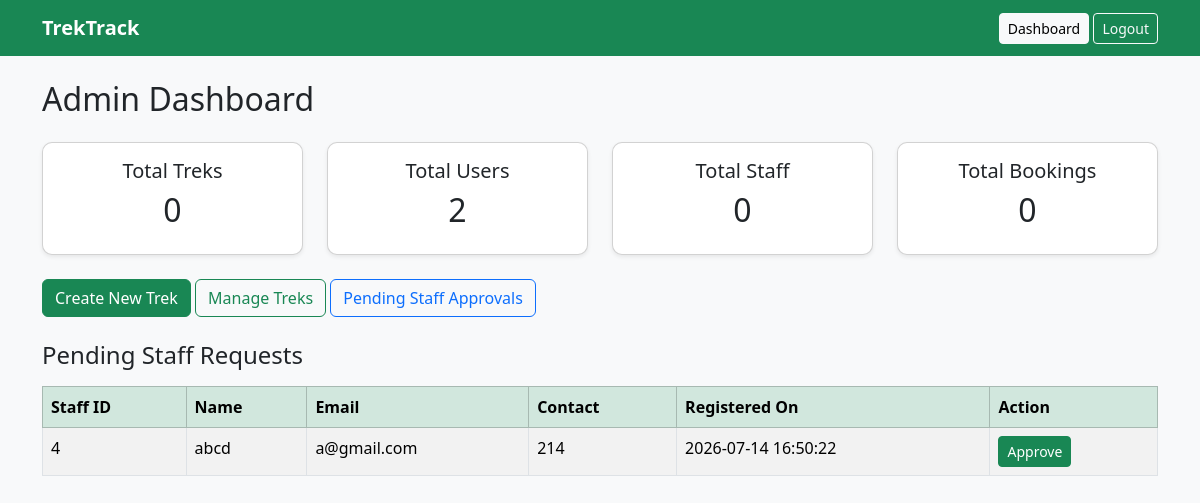
The page /dashboard (signed in) on the database as committed earlier.
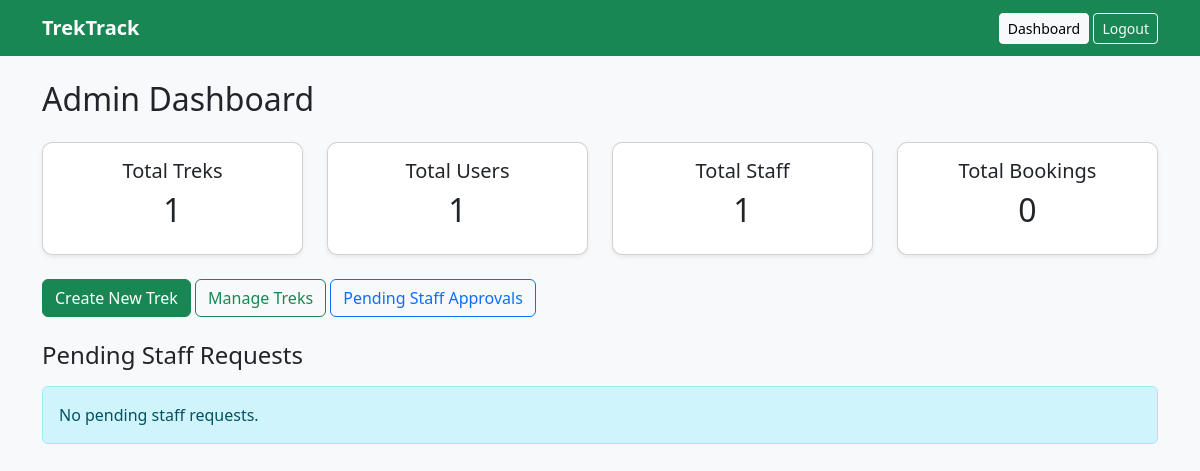
The same page on the database as committed later.
### tables this page shows
CREATE TABLE users (
    user_id INTEGER PRIMARY KEY AUTOINCREMENT,
    name TEXT NOT NULL,
    email TEXT NOT NULL COLLATE NOCASE UNIQUE,
    password_hash TEXT NOT NULL,
    role TEXT NOT NULL CHECK(role IN ('admin', 'staff', 'user')),
    contact TEXT,
    is_approved INTEGER NOT NULL DEFAULT 1 CHECK(is_approved IN (0, 1)),
    is_blacklisted INTEGER NOT NULL DEFAULT 0 CHECK(is_blacklisted IN (0, 1)),
    created_at TEXT NOT NULL DEFAULT CURRENT_TIMESTAMP
);

### app.py (the view, shortened to what this page needs)
@app.route("/dashboard")
@login_required
def dashboard():
    db = get_db()
    if g.user["role"] == "admin":
        stats = {
            "treks": db.execute(
                "SELECT COUNT(*) FROM treks WHERE is_archived = 0"
            ).fetchone()[0],
            "users": db.execute(
                "SELECT COUNT(*) FROM users WHERE role = 'user'"
            ).fetchone()[0],
            "staff": db.execute(
                "SELECT COUNT(*) FROM users WHERE role = 'staff' AND is_approved = 1"
            ).fetchone()[0],
            "bookings": db.execute(
                "SELECT COUNT(*) FROM bookings"
            ).fetchone()[0],
        }
        pending_staff = db.execute("""
            SELECT *
            FROM users
            WHERE role = 'staff' AND is_approved = 0
            ORDER BY created_at DESC
        """).fetchall()
        return render_template(
            "admin_dashboard.html",
            stats=stats,
            pending_staff=pending_staff,
        )

### app.py (called while the page is built)
def get_db():
    if "db" not in g:
        Path(app.config["DATABASE"]).parent.mkdir(parents=True, exist_ok=True)
        g.db = sqlite3.connect(app.config["DATABASE"])
        g.db.row_factory = sqlite3.Row
        g.db.execute("PRAGMA foreign_keys = ON")
    return g.db

@app.before_request
def load_current_user():
    g.user = None
    user_id = session.get("user_id")
    if user_id:
        g.user = get_db().execute("""
            SELECT *
            FROM users
            WHERE user_id = ?
        """, (user_id,)).fetchone()
        if g.user is None or g.user["is_blacklisted"]:
            session.clear()

def login_required(view):
    @wraps(view)
    def wrapped_view(*args, **kwargs):
        if g.user is None:
            flash("Please log in first.", "warning")
            return redirect(url_for("login"))
        return view(*args, **kwargs)
    return wrapped_view

### templates/admin_dashboard.html
{% extends "base.html" %}
{% block content %}
<h2 class="mb-4">Admin Dashboard</h2>
<div class="row mb-4">
    <div class="col-md-3">
        <div class="card text-center shadow-sm">
            <div class="card-body">
                <h5>Total Treks</h5>
                <h2>{{ stats["treks"] }}</h2>
            </div>
        </div>
    </div>
    <div class="col-md-3">
        <div class="card text-center shadow-sm">
            <div class="card-body">
                <h5>Total Users</h5>
                <h2>{{ stats["users"] }}</h2>
            </div>
        </div>
    </div>
    <div class="col-md-3">
        <div class="card text-center shadow-sm">
            <div class="card-body">
                <h5>Total Staff</h5>
                <h2>{{ stats["staff"] }}</h2>
            </div>
        </div>
    </div>
    <div class="col-md-3">
        <div class="card text-center shadow-sm">
            <div class="card-body">
                <h5>Total Bookings</h5>
                <h2>{{ stats["bookings"] }}</h2>
            </div>
        </div>
    </div>
</div>
<div class="mb-4">
    <a href="{{ url_for('create_trek') }}" class="btn btn-success">
        Create New Trek
    </a>
    <a href="{{ url_for('admin_treks') }}" class="btn btn-outline-success">
        Manage Treks
    </a>
    <a href="{{ url_for('pending_staff') }}" class="btn btn-outline-primary">
        Pending Staff Approvals
    </a>
</div>
<h4>Pending Staff Requests</h4>
{% if pending_staff %}
<table class="table table-bordered table-striped mt-3">
    <thead class="table-success">
        <tr>
            <th>Staff ID</th>
            <th>Name</th>
            <th>Email</th>
            <th>Contact</th>
            <th>Registered On</th>
            <th>Action</th>
        </tr>
    </thead>
    <tbody>
        {% for staff in pending_staff %}
        <tr>
            <td>{{ staff["user_id"] }}</td>
            <td>{{ staff["name"] }}</td>
            <td>{{ staff["email"] }}</td>
            <td>{{ staff["contact"] }}</td>
            <td>{{ staff["created_at"] }}</td>
            <td>
                <form method="POST"
                      action="{{ url_for('approve_staff', staff_id=staff['user_id']) }}">
                    <button class="btn btn-sm btn-success">
                        Approve
                    </button>
                </form>
            </td>
        </tr>
        {% endfor %}
    </tbody>
</table>
{% else %}
<div class="alert alert-info mt-3">
    No pending staff requests.
</div>
{% endif %}
{% endblock %}

Rows that differ between the two databases and show on the page:
removed users: user_id "4", name "abcd", email "a@gmail.com", contact "214", created_at "2026-07-14 16:50:22"
Other text that changed with them:
{{ stats["treks"] }}: "0" → "1"
{{ stats["users"] }}: "2" → "1"
{{ stats["staff"] }}: "0" → "1"
text no longer shown: "Staff ID Name Email Contact Registered On Action"
text now shown: "No pending staff requests."
